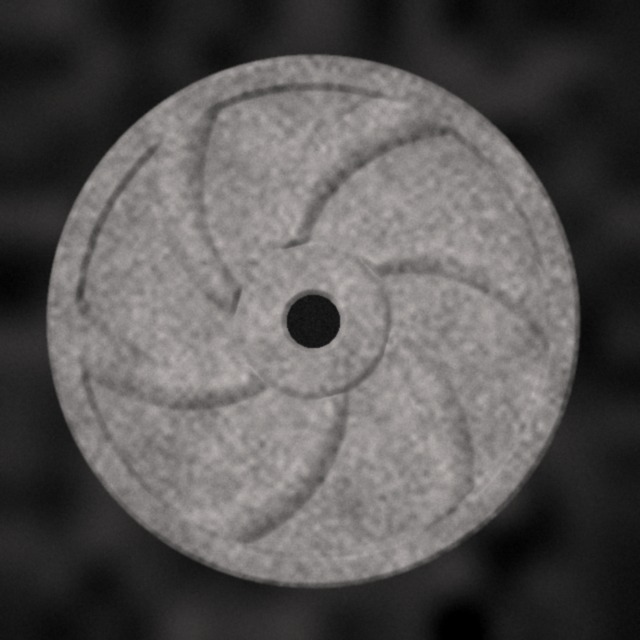
#> input picture data/samples/sample_01.jpg, 640 x 640 px
$ python -i mock.py   (imports and definitions only)
#> lines starting #> are read from the running program, lines starting #| are printed output that depends on the picture; after the words box and inside, x2 and y2 are one past the last pixel; in counts of white or black regions, pixels touching at a corner belong together
"""Offline segmenter used when no Meta Model API key is configured.

Classical OpenCV stand-ins for SAM 3.1 text prompts: local-contrast blobs for porosity,
thin dark ridges for cracks, thin bright lines for scratches and silhouette protrusions for burrs.
It runs on any photo, so the demo works without network access, but SAM 3.1 is the real path.
"""
from __future__ import annotations

import cv2
import numpy as np

from .base import CANONICAL, Detection, PartGeometry, canonical_type


def find_part(gray: np.ndarray) -> PartGeometry | None:
    """Locate a roughly circular part as the largest bright silhouette."""
    h, w = gray.shape
#> h = 640; w = 640
    blur = cv2.GaussianBlur(gray, (0, 0), 3)
    _, th = cv2.threshold(blur, 0, 255, cv2.THRESH_BINARY + cv2.THRESH_OTSU)
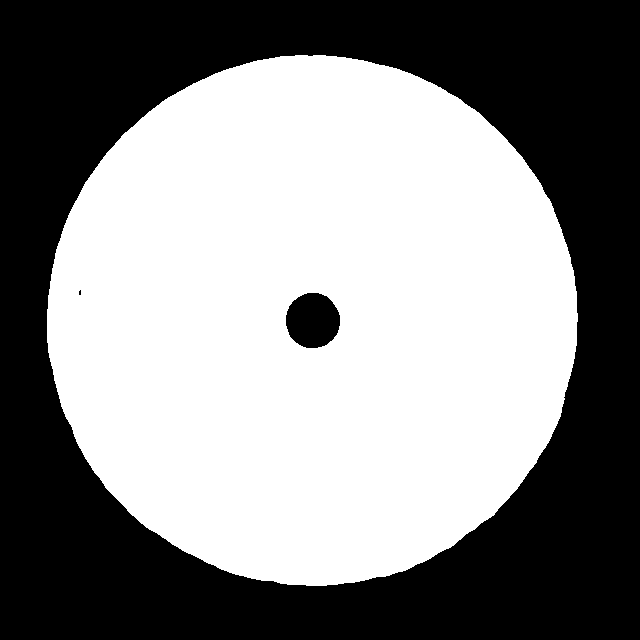
#> th: shape (640, 640); 53.4% white; 3 black regions (1 under 20 px), largest, box (x1, y1, x2, y2) and area: (0, 0, 640, 640) 188647, (286, 293, 340, 348) 2349
    th = cv2.morphologyEx(th, cv2.MORPH_CLOSE, cv2.getStructuringElement(cv2.MORPH_ELLIPSE, (15, 15)))
#> th: shape (640, 640); 53.4% white; 2 black regions
    contours, _ = cv2.findContours(th, cv2.RETR_EXTERNAL, cv2.CHAIN_APPROX_NONE)
#> contours = 1 contour; box (x1, y1, x2, y2) and area: (47, 55, 578, 586) 220206
    if not contours:
        return None
    c = max(contours, key=cv2.contourArea)
#> c = contour of 1501 points, box (x1, y1, x2, y2) (47, 55, 578, 586), area 220206
    if cv2.contourArea(c) < 0.05 * h * w:
        return None
    mask = np.zeros_like(gray, np.uint8)
    cv2.drawContours(mask, [c], -1, 1, -1)
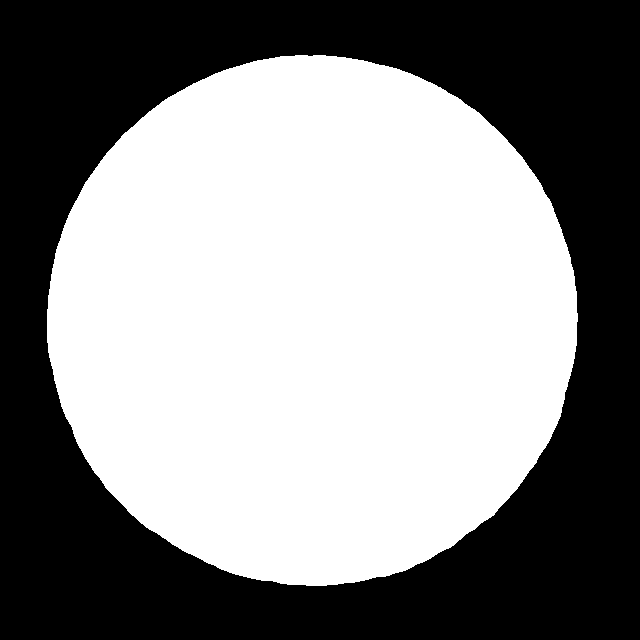
#> mask: shape (640, 640); values 0 (black) and 1 (white), 53.9% white; 1 black region
    return geometry_from_mask(mask, "opencv")


def geometry_from_mask(mask: np.ndarray, method: str) -> PartGeometry:
#> called with method = 'opencv'
    m = cv2.moments(mask, binaryImage=True)
#> m = moments, m00 220957, centre m10/m00, m01/m00 = (312, 319.8)
    cx, cy = m["m10"] / m["m00"], m["m01"] / m["m00"]
#> cx = 312; cy = 319.8
    contours, _ = cv2.findContours(mask.astype(np.uint8), cv2.RETR_EXTERNAL, cv2.CHAIN_APPROX_NONE)
    pts = max(contours, key=cv2.contourArea).reshape(-1, 2).astype(np.float32)
#> pts = 1501 pairs, first value 47 to 577, second value 55 to 585
    # median edge distance ignores small protrusions such as burrs
    radius = float(np.median(np.hypot(pts[:, 0] - cx, pts[:, 1] - cy)))
#> radius = 264.8
    return PartGeometry((float(cx), float(cy)), radius, mask.astype(np.uint8), method)


# [16 lines left out: functions _components, _elongation, not called in this run]


class MockSegmenter:
    name = "opencv-fallback"

    # [129 lines left out: functions segment, _porosity, _crack, _scratch, _burr, _anomaly and 1 more, not called in this run]

>>> import cv2
>>> picture = cv2.imread('../../../data/samples/sample_01.jpg', cv2.IMREAD_GRAYSCALE)
>>> result = find_part(picture)

$ run again, on data/samples/sample_02.jpg
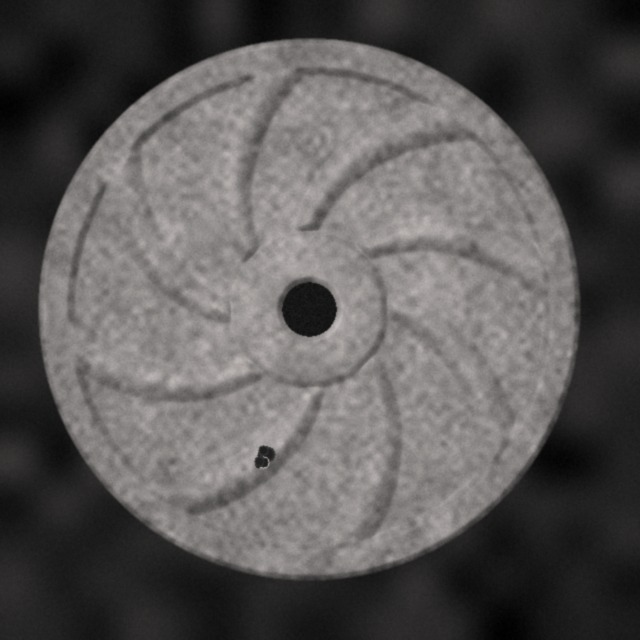
#> input picture data/samples/sample_02.jpg, 640 x 640 px
#> in find_part, `_, th = cv2.threshold(blur, 0, 255, cv2.THRESH_BINARY + cv2.THRESH_OTSU)`:
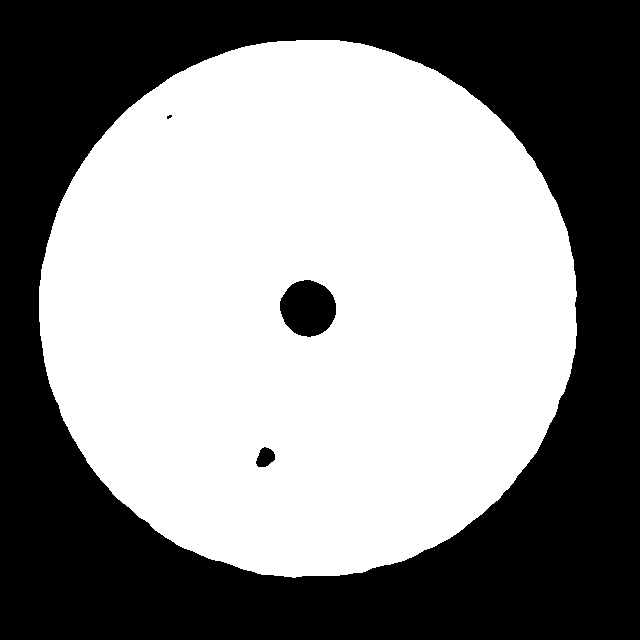
#> th: shape (640, 640); 54.9% white; 4 black regions (1 under 20 px), largest, box (x1, y1, x2, y2) and area: (0, 0, 640, 640) 182134, (280, 280, 336, 337) 2450, (256, 447, 275, 467) 269
#> in find_part, `contours, _ = cv2.findContours(th, cv2.RETR_EXTERNAL, cv2.CHAIN_APPROX..`: contours = 1 contour; box (x1, y1, x2, y2) and area: (39, 40, 577, 578) 226706
#> c = contour of 1525 points, box (x1, y1, x2, y2) (39, 40, 577, 578), area 226706
#> in find_part, `cv2.drawContours(mask, [c], -1, 1, -1)`:
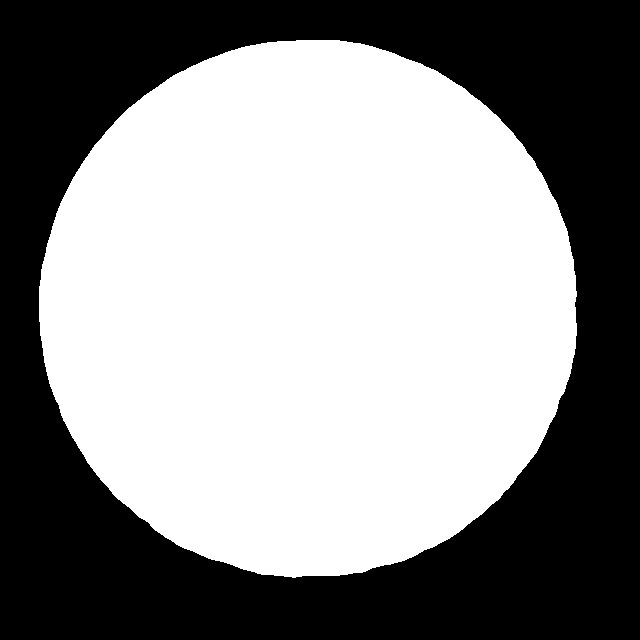
#> mask: shape (640, 640); values 0 (black) and 1 (white), 55.5% white; 1 black region
#> m = moments, m00 227470, centre m10/m00, m01/m00 = (308, 307.9)
#> cx = 308; cy = 307.9
#> pts = 1525 pairs, first value 39 to 576, second value 40 to 577
#> radius = 268.7

$ run again, on data/samples/sample_03.jpg
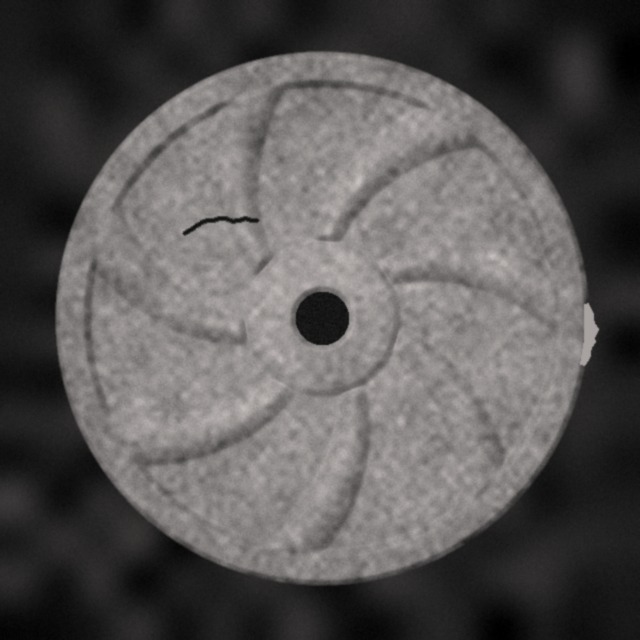
#> input picture data/samples/sample_03.jpg, 640 x 640 px
#> in find_part, `_, th = cv2.threshold(blur, 0, 255, cv2.THRESH_BINARY + cv2.THRESH_OTSU)`:
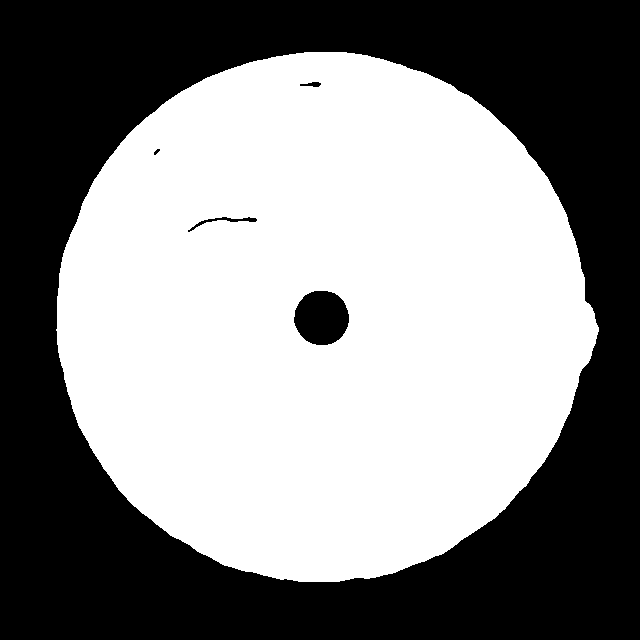
#> th: shape (640, 640); 53.4% white; 5 black regions, box (x1, y1, x2, y2) and area: (0, 0, 640, 640) 188249, (294, 291, 349, 345) 2343, (188, 217, 257, 232) 200, (300, 82, 321, 87) 67, (154, 149, 160, 155) 20
#> in find_part, `contours, _ = cv2.findContours(th, cv2.RETR_EXTERNAL, cv2.CHAIN_APPROX..`: contours = 1 contour; box (x1, y1, x2, y2) and area: (56, 52, 599, 582) 220608
#> c = contour of 1503 points, box (x1, y1, x2, y2) (56, 52, 599, 582), area 220608
#> in find_part, `cv2.drawContours(mask, [c], -1, 1, -1)`:
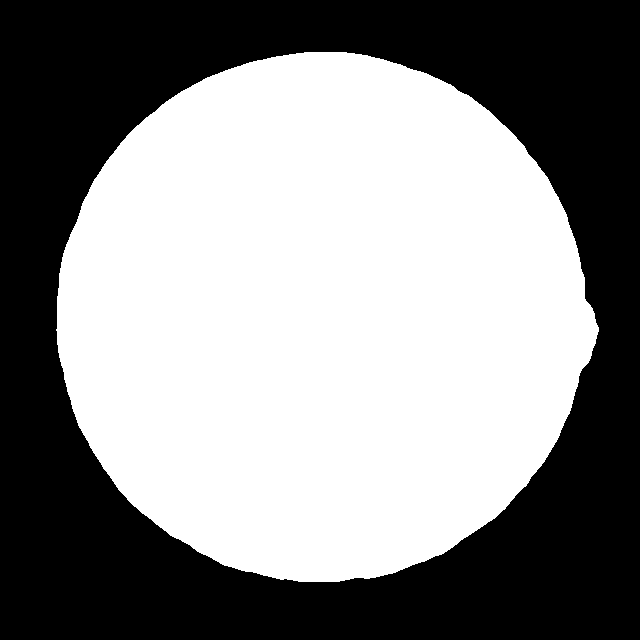
#> mask: shape (640, 640); values 0 (black) and 1 (white), 54% white; 1 black region
#> m = moments, m00 221360, centre m10/m00, m01/m00 = (321.7, 316.7)
#> cx = 321.7; cy = 316.7
#> pts = 1503 pairs, first value 56 to 598, second value 52 to 581
#> radius = 264.7
